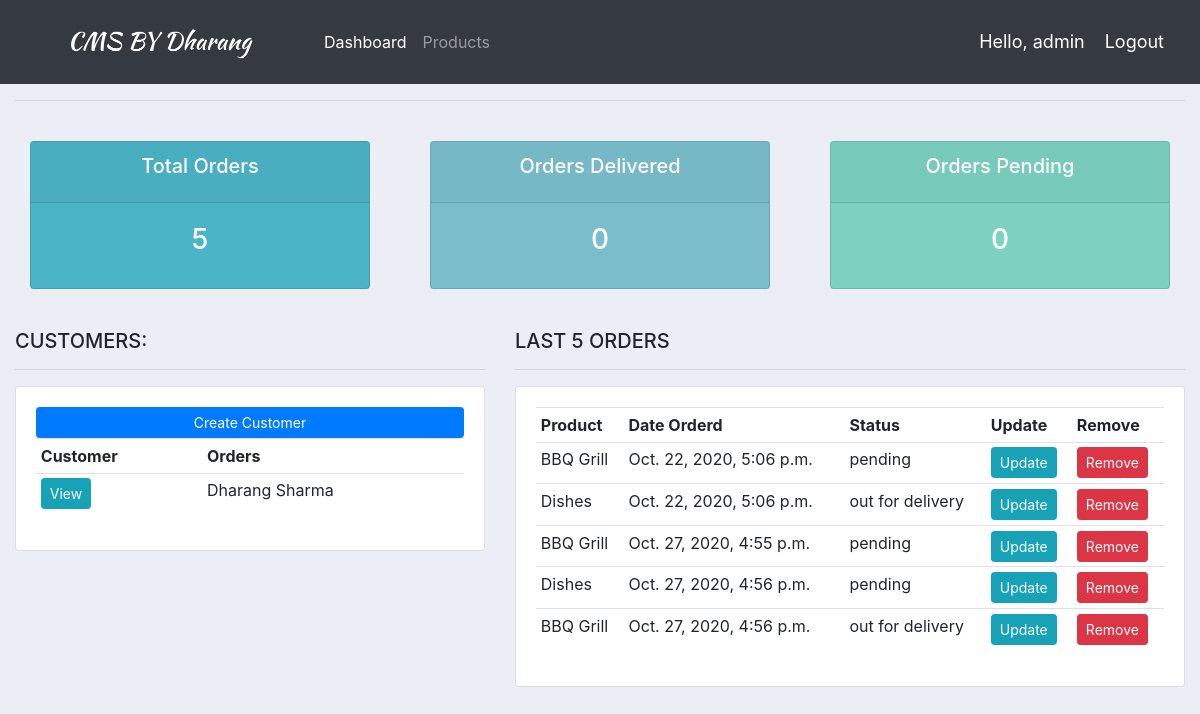
Page / (signed in) on the committed database.
### accounts/models.py (models this page shows, shortened)
class Customer(models.Model):
    user = models.OneToOneField(User,null=True,on_delete=models.CASCADE)
    name = models.CharField(max_length=200,null=True)
    phone = models.CharField(max_length=200,null=True)
    email = models.CharField(max_length=200,null=True)
    profile_pic = models.ImageField(default = "profile2.png",null=True,blank=True)
    date_created = models.DateTimeField(auto_now_add=True)

class Orders(models.Model):
    STATUS = (
        ('pending','pending'),
        ('out for delivery','out for delivery'),
        ('delivered','delivered'),
             )
    customer = models.ForeignKey(Customer,on_delete=models.SET_NULL,null=True)
    product = models.ForeignKey(Products,on_delete=models.SET_NULL,null=True)
    date_created = models.DateTimeField(auto_now_add=True)
    status = models.CharField(max_length=200,null=True,choices=STATUS)

class Products(models.Model):
    CATAGORY = (
        ('Indoor','Indoor'),
        ('Outdoor','Outdoor'),
                )
    name = models.CharField(max_length=200,null=True)
    category = models.CharField(max_length=200,null=True,choices=CATAGORY)
    price = models.FloatField(null=True)
    description = models.CharField(max_length=200,null=True,blank=True)
    date_created = models.DateTimeField(auto_now_add=True)
    tags = models.ManyToManyField(Tag)
    def __str__(self):
        return self.name

### accounts/decorators.py (the view)
	def wrapper_function(request, *args, **kwargs):
		group = None
		if request.user.groups.exists():
			group = request.user.groups.all()[0].name
		if group == 'customer':
			return redirect('user-page')
		if group == 'admin':
			return view_func(request, *args, **kwargs)

### accounts/views.py (called while the page is built)
@login_required(login_url='login')
@admin_only
def home(request):
    customer = Customer.objects.all()
    order = Orders.objects.all()
    total_orders = order.count()
    total_delivered = order.filter(status='Delivered').count()
    total_pending = order.filter(status='Pending').count()
    context = { 'customer': customer,'order':order, 'total_orders': total_orders, 'total_delivered':total_delivered,'total_pending':total_pending }
    return render(request, 'accounts/dashboard.html', context)

### accounts/templates/accounts/dashboard.html
{% extends 'accounts/main.html' %}
{% block content%}
{%  include 'accounts/status.html' %}
<br>
<div class="row">
	<div class="col-md-5">
		<h5>CUSTOMERS:</h5>
		<hr>
		<div class="card card-body">
			<a class="btn btn-primary  btn-sm btn-block" href="">Create Customer</a>
			<table class="table table-sm">
				<tr>
					<th>Customer</th>
					<th>Orders</th>
				</tr>
				{% for i in customer %}
					<tr>
						<td><a class="btn btn-sm btn-info" href="{% url 'customer' i.id %}">View</a></td>
						<td>{{i.name}}</td>
					</tr>
				{% endfor %}
			</table>
		</div>
	</div>
	<div class="col-md-7">
		<h5>LAST 5 ORDERS</h5>
		<hr>
		<div class="card card-body">
			<table class="table table-sm">
				<tr>
					<th>Product</th>
					<th>Date Orderd</th>
					<th>Status</th>
					<th>Update</th>
					<th>Remove</th>
				</tr>
				{% for i in order %}
					<tr>
						<td>{{i.product}}</td>
						<td>{{i.date_created}}</td>
						<td>{{i.status}}</td>
						<td><a class="btn btn-sm btn-info" href="{% url 'update_order' i.id %}">Update</a></td>
						<td><a class="btn btn-sm btn-danger" href="{% url 'delete_order' i.id %}">Remove</a></td>
					</tr>
				{% endfor %}
			</table>
		</div>
	</div>
</div>
{% endblock %}

### accounts/templates/accounts/main.html (shortened to what this page needs)
{% load static %}
<!DOCTYPE html>
<html lang="en">
<head>
	<link rel="stylesheet" href="https://stackpath.bootstrapcdn.com/bootstrap/4.5.2/css/bootstrap.min.css">
	<link rel="stylesheet" type="text/css" href="{% static '/css/main.css' %}">
</head>
<body>
    {% include 'accounts/navbar.html' %}
    <div class="container-fluid">
    <hr>
    {% block content %}{% endblock %}
    </div>
</body>
</html>

### accounts/templates/accounts/navbar.html (shortened to what this page needs)
{% load static %}
<nav class="navbar navbar-expand-lg navbar-dark bg-dark">
    <img src="{% static 'images/logo2.png' %}" alt="" id="logo">
    <div class="collapse navbar-collapse" id="navbarNav">
    <ul class="navbar-nav">
      {% if request.user.is_staff %}
      <li class="nav-item active">
        <a class="nav-link" href="{% url 'home' %}">Dashboard</a>
      </li>
      <li class="nav-item">
        <a class="nav-link" href="{% url 'products' %}">Products</a>
      </li>
      {% else %}
       <li class="nav-item">
        <a class="nav-link" href="{% url 'account' %}">Settings</a>
      </li>
      {% endif %}
    </ul>
  </div>
  <span class="hello-msg">Hello, {{request.user}}</span>
  <span ><a  class="hello-msg" href="{% url 'logout' %}">Logout</a></span>
</nav>

### accounts/templates/accounts/status.html
<br>
<div class="row">
	<div class="col">
		<div class="col-md">
			<div class="card text-center text-white  mb-3" id="total-orders">
			  	<div class="card-header">
			  		<h5 class="card-title">Total Orders</h5>
			  	</div>
			  	<div class="card-body">
			    	<h3 class="card-title">{{ total_orders }}</h3>
			  	</div>
			</div>
		</div>
	</div>
	<div class="col">
		<div class="col-md">
			<div class="card text-center text-white  mb-3" id="orders-delivered">
			  	<div class="card-header">
			  		<h5 class="card-title">Orders Delivered</h5>
			  	</div>
			  	<div class="card-body">
			    	<h3 class="card-title">{{ total_delivered }}</h3>
			  	</div>
			</div>
		</div>
	</div>
	<div class="col">
		<div class="col-md">
			<div class="card text-center text-white  mb-3" id="orders-pending">
			  	<div class="card-header">
			  		<h5 class="card-title">Orders Pending</h5>
			  	</div>
			  	<div class="card-body">
			    	<h3 class="card-title">{{ total_pending }}</h3>
			  	</div>
			</div>
		</div>
	</div>
</div>

### static/css/main.css (style rules this page uses)
#logo { width: 300px; margin-top: 10px; }
body { background-color: #ebeff5; }
#total-orders { background-color: #4cb4c7; }
#orders-delivered { background-color: #7abecc; }
#orders-pending { background-color: #7CD1C0; }
.navbar { padding-bottom: 0px !important; padding-top: 0px !important; }

### accounts/templates/accounts/navbar.html (style rules this page uses)
.hello-msg { font-size: 18px; color: white; margin-right: 20px; }

### rows in the picture
Customer: name "Dharang Sharma"
Orders: product "BBQ Grill", date_created "Oct. 22, 2020, 5:06 p.m.", status "pending"
Orders: product "Dishes", date_created "Oct. 22, 2020, 5:06 p.m.", status "out for delivery"
Orders: product "BBQ Grill", date_created "Oct. 27, 2020, 4:55 p.m.", status "pending"
Orders: product "Dishes", date_created "Oct. 27, 2020, 4:56 p.m.", status "pending"
Orders: product "BBQ Grill", date_created "Oct. 27, 2020, 4:56 p.m.", status "out for delivery"

### other values in the picture
{{ request.user }} "admin"
{{ total_orders }} "5"
{{ total_delivered }} "0"
{{ total_pending }} "0"
